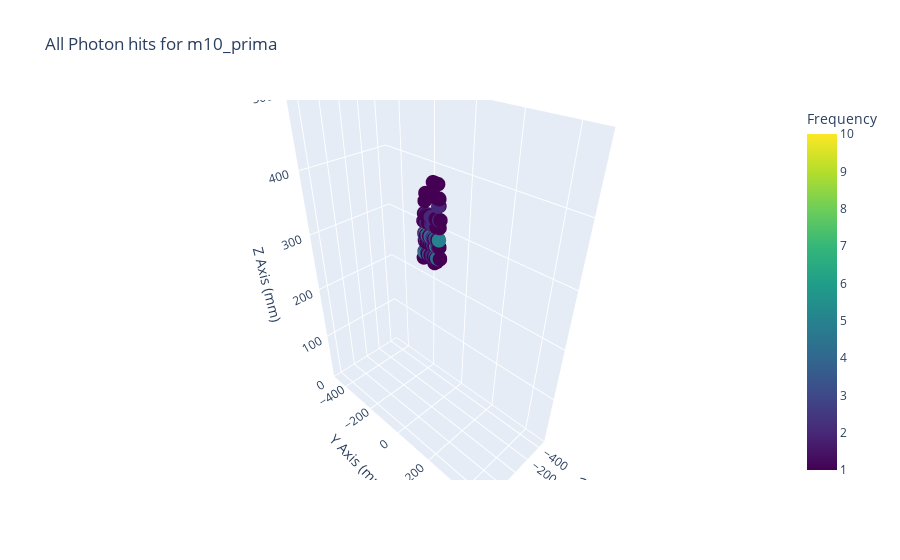
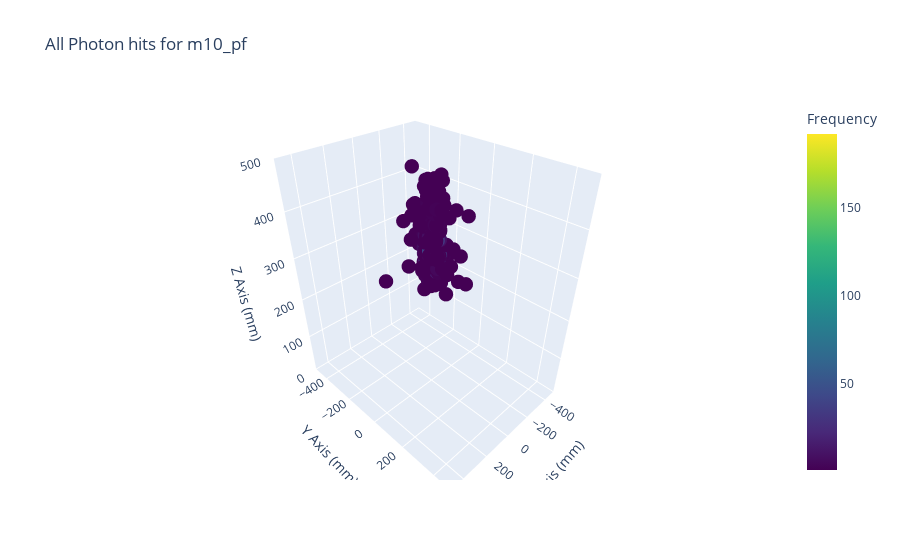
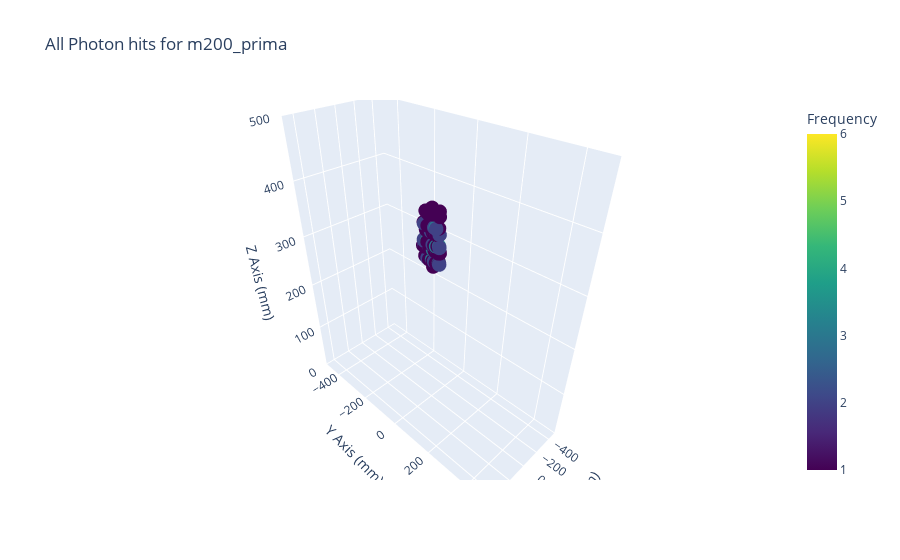
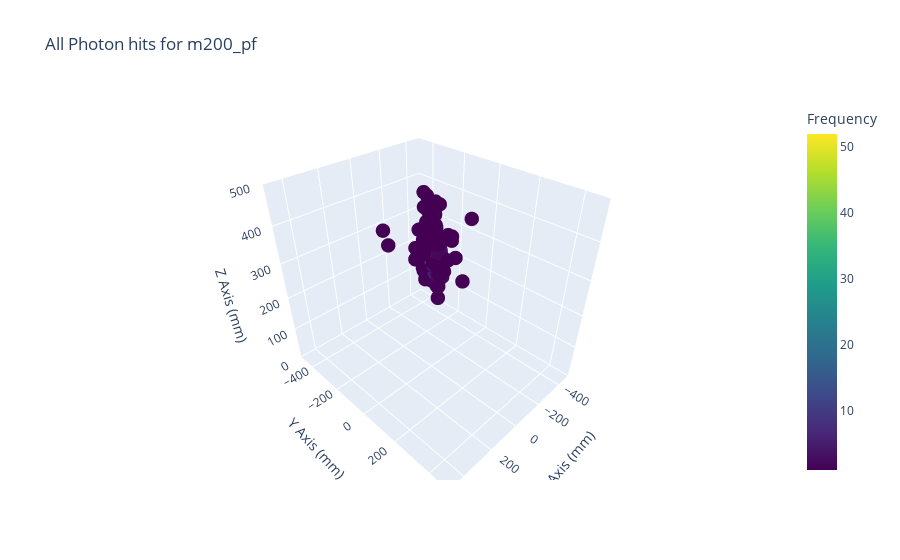

Notebook code cell kept with these figures, in order:
### Markdown cell above
## 3D visualization

### Code cell
for j, mass in enumerate(masses):

    for i, process in enumerate(processes):
   
        with uproot.open(f'ALP_m{mass}_{process}_ntuple_ecal.root') as f:
            events = f['Features'].arrays(library='np')

        all_xs = [hit for event in events['Xs'] for hit in event]
        all_ys = [hit for event in events['Ys'] for hit in event]
        all_zs = [hit for event in events['Zs'] for hit in event]
        
        photons_x = [hit for event in events['Xs'] for hit in event[:2]]
        photons_y = [hit for event in events['Ys'] for hit in event[:2]]
        photons_z = [hit for event in events['Zs'] for hit in event[:2]]

        data = np.vstack([all_xs, all_ys, all_zs]).T
        #data = np.vstack([photons_x, photons_y, photons_z]).T

        # Calculate the 3D histogram
        hist, edges = np.histogramdd(data, bins=100)

        # Get the center of each bin
        xedges, yedges, zedges = edges
        xbins = 0.5 * (xedges[:-1] + xedges[1:])
        ybins = 0.5 * (yedges[:-1] + yedges[1:])
        zbins = 0.5 * (zedges[:-1] + zedges[1:])

        # Create meshgrid
        xgrid, ygrid, zgrid = np.meshgrid(xbins, ybins, zbins, indexing='ij')

# Flatten the arrays
        xflat = xgrid.ravel()
        yflat = ygrid.ravel()
        zflat = zgrid.ravel()
        freq = hist.ravel()

        # Filter out zero frequencies for better visualization
        nonzero = freq > 0
        xflat = xflat[nonzero]
        yflat = yflat[nonzero]
        zflat = zflat[nonzero]
        freq = freq[nonzero]

        # Plot the interactive 3D scatter plot
        fig = go.Figure(data=[go.Scatter3d(
            x=xflat,
            y=yflat,
            z=zflat,
            mode='markers',
            marker=dict(
                size=5,
                color=freq,
                colorscale='Viridis',
                colorbar=dict(title='Frequency')
            )
        )])

        fig.update_layout(
            title=f'All Photon hits for m{mass}_{process}',
            scene=dict(
                xaxis=dict(title='X Axis (mm)', 
                           range=[-500, 500]
                           ),
                yaxis=dict(title='Y Axis (mm)', 
                           range=[-500, 500]
                           ),
                zaxis=dict(title='Z Axis (mm)', 
                           range=[0, 500]
                           )
            )
        )

        fig.show()

### Figure 1 — Plotly figure (JSON) as saved in the notebook; plotly's stock layout.template omitted (floating-point values rounded to 4 significant figures; data arrays with more than 128 entries replaced by an {"elided": "..."} marker saying what was removed)
{"data": [{"marker": {"color": {"elided": "158 int values"}, "colorbar": {"title": {"text": "Frequency"}}, "colorscale": [[0, "#440154"], [0.1111, "#482878"], [0.2222, "#3e4989"], [0.3333, "#31688e"], [0.4444, "#26828e"], [0.5556, "#1f9e89"], [0.6667, "#35b779"], [0.7778, "#6ece58"], [0.8889, "#b5de2b"], [1, "#fde725"]], "size": 5}, "mode": "markers", "type": "scatter3d", "x": {"elided": "158 float values"}, "y": {"elided": "158 float values"}, "z": {"elided": "158 float values"}}], "layout": {"scene": {"xaxis": {"range": [-500, 500], "title": {"text": "X Axis (mm)"}}, "yaxis": {"range": [-500, 500], "title": {"text": "Y Axis (mm)"}}, "zaxis": {"range": [0, 500], "title": {"text": "Z Axis (mm)"}}}, "title": {"text": "All Photon hits for m10_prima"}}}

### Figure 2 — Plotly figure (JSON) as saved in the notebook; plotly's stock layout.template omitted (floating-point values rounded to 4 significant figures; data arrays with more than 128 entries replaced by an {"elided": "..."} marker saying what was removed)
{"data": [{"marker": {"color": {"elided": "533 int values"}, "colorbar": {"title": {"text": "Frequency"}}, "colorscale": [[0, "#440154"], [0.1111, "#482878"], [0.2222, "#3e4989"], [0.3333, "#31688e"], [0.4444, "#26828e"], [0.5556, "#1f9e89"], [0.6667, "#35b779"], [0.7778, "#6ece58"], [0.8889, "#b5de2b"], [1, "#fde725"]], "size": 5}, "mode": "markers", "type": "scatter3d", "x": {"elided": "533 float values"}, "y": {"elided": "533 float values"}, "z": {"elided": "533 float values"}}], "layout": {"scene": {"xaxis": {"range": [-500, 500], "title": {"text": "X Axis (mm)"}}, "yaxis": {"range": [-500, 500], "title": {"text": "Y Axis (mm)"}}, "zaxis": {"range": [0, 500], "title": {"text": "Z Axis (mm)"}}}, "title": {"text": "All Photon hits for m10_pf"}}}

### Figure 3 — Plotly figure (JSON) as saved in the notebook; plotly's stock layout.template omitted (floating-point values rounded to 4 significant figures)
{"data": [{"marker": {"color": [1, 1, 1, 1, 1, 1, 1, 1, 1, 1, 1, 1, 4, 1, 1, 2, 1, 1, 1, 3, 1, 1, 3, 2, 1, 2, 1, 1, 3, 3, 1, 3, 1, 3, 5, 3, 1, 2, 1, 2, 6, 3, 3, 3, 1, 3, 3, 2, 2, 1, 1, 3, 1, 1, 2, 1, 1, 1, 1, 2, 1, 2, 3, 2, 2, 1, 2, 1, 2, 1, 1, 1, 2, 2, 2, 2, 1, 1, 1, 2, 1, 1, 1, 1, 1, 1, 1, 3, 1, 1, 1, 1, 1, 1, 2, 2, 1, 1, 1, 1, 1, 2, 1, 1, 1, 3, 2, 2, 2, 1, 1, 1, 1, 1], "colorbar": {"title": {"text": "Frequency"}}, "colorscale": [[0, "#440154"], [0.1111, "#482878"], [0.2222, "#3e4989"], [0.3333, "#31688e"], [0.4444, "#26828e"], [0.5556, "#1f9e89"], [0.6667, "#35b779"], [0.7778, "#6ece58"], [0.8889, "#b5de2b"], [1, "#fde725"]], "size": 5}, "mode": "markers", "type": "scatter3d", "x": [-19.08, -19.08, -12.22, -12.22, -12.22, -12.22, -12.22, -12.22, -12.22, -12.22, -12.22, -12.22, -12.22, -12.22, -9.692, -9.692, -9.692, -9.692, -9.692, -9.692, -9.692, -9.692, -9.692, -9.692, -9.692, -4.635, -4.635, -4.635, -4.635, -4.635, -4.635, -4.635, -4.635, -4.635, -4.635, -4.635, -4.635, -4.635, -4.635, -4.635, -4.635, -4.635, -4.635, -4.635, -4.635, -4.635, -4.635, -2.468, -2.468, -2.468, -2.468, -2.468, -2.468, -2.468, -2.468, -2.468, -2.468, -2.468, -2.468, -2.468, -2.468, -2.468, -2.468, -2.468, 2.589, 2.589, 2.589, 2.589, 2.589, 2.589, 2.589, 2.589, 2.589, 2.589, 2.589, 2.589, 2.589, 2.589, 2.589, 2.589, 2.589, 4.756, 4.756, 4.756, 4.756, 4.756, 4.756, 4.756, 4.756, 4.756, 4.756, 4.756, 4.756, 4.756, 9.812, 9.812, 9.812, 9.812, 9.812, 9.812, 9.812, 9.812, 9.812, 9.812, 9.812, 9.812, 9.812, 9.812, 9.812, 11.98, 11.98, 11.98, 11.98, 16.67], "y": [-25.44, 17.1, -37.95, -37.95, -29.61, -29.61, -29.61, -12.93, 12.93, 12.93, 21.27, 29.61, 29.61, 29.61, -41.29, -33.78, -33.78, -8.758, -0.4171, 17.1, 17.1, 25.44, 25.44, 33.78, 33.78, -41.29, -41.29, -33.78, -33.78, -25.44, -17.1, -8.758, -8.758, -0.4171, -0.4171, -0.4171, -0.4171, 8.758, 8.758, 17.1, 17.1, 17.1, 25.44, 25.44, 25.44, 33.78, 33.78, -37.95, -29.61, -29.61, -20.44, -12.93, -12.93, -4.588, -4.588, -4.588, 4.588, 4.588, 12.93, 12.93, 21.27, 21.27, 29.61, 37.95, -37.95, -37.95, -20.44, -20.44, -12.93, -4.588, -4.588, -4.588, 12.93, 12.93, 12.93, 21.27, 21.27, 29.61, 37.95, 37.95, 37.95, -41.29, -25.44, -17.1, -17.1, -8.758, -8.758, 8.758, 8.758, 17.1, 17.1, 25.44, 33.78, 41.29, -33.78, -33.78, -8.758, -8.758, -0.4171, -0.4171, 8.758, 8.758, 8.758, 17.1, 25.44, 25.44, 25.44, 41.29, 41.29, -29.61, -12.93, 12.93, 37.95, -12.93], "z": [336.3, 365.4, 307.3, 336.3, 307.3, 336.3, 365.4, 336.3, 307.3, 336.3, 336.3, 307.3, 336.3, 365.4, 326.7, 326.7, 384.7, 326.7, 326.7, 326.7, 355.7, 326.7, 355.7, 355.7, 384.7, 336.3, 365.4, 336.3, 365.4, 336.3, 336.3, 336.3, 365.4, 307.3, 336.3, 365.4, 394.4, 307.3, 336.3, 307.3, 336.3, 365.4, 307.3, 336.3, 365.4, 307.3, 336.3, 326.7, 326.7, 355.7, 384.7, 326.7, 384.7, 326.7, 355.7, 384.7, 355.7, 384.7, 326.7, 355.7, 326.7, 355.7, 326.7, 326.7, 336.3, 365.4, 307.3, 336.3, 365.4, 307.3, 336.3, 365.4, 307.3, 336.3, 365.4, 307.3, 336.3, 336.3, 307.3, 336.3, 394.4, 326.7, 355.7, 326.7, 355.7, 326.7, 355.7, 326.7, 355.7, 326.7, 355.7, 355.7, 326.7, 326.7, 336.3, 365.4, 307.3, 336.3, 336.3, 365.4, 307.3, 336.3, 365.4, 336.3, 307.3, 336.3, 365.4, 307.3, 336.3, 326.7, 384.7, 298.6, 326.7, 365.4]}], "layout": {"scene": {"xaxis": {"range": [-500, 500], "title": {"text": "X Axis (mm)"}}, "yaxis": {"range": [-500, 500], "title": {"text": "Y Axis (mm)"}}, "zaxis": {"range": [0, 500], "title": {"text": "Z Axis (mm)"}}}, "title": {"text": "All Photon hits for m200_prima"}}}

### Figure 4 — Plotly figure (JSON) as saved in the notebook; plotly's stock layout.template omitted (floating-point values rounded to 4 significant figures; data arrays with more than 128 entries replaced by an {"elided": "..."} marker saying what was removed)
{"data": [{"marker": {"color": {"elided": "447 int values"}, "colorbar": {"title": {"text": "Frequency"}}, "colorscale": [[0, "#440154"], [0.1111, "#482878"], [0.2222, "#3e4989"], [0.3333, "#31688e"], [0.4444, "#26828e"], [0.5556, "#1f9e89"], [0.6667, "#35b779"], [0.7778, "#6ece58"], [0.8889, "#b5de2b"], [1, "#fde725"]], "size": 5}, "mode": "markers", "type": "scatter3d", "x": {"elided": "447 float values"}, "y": {"elided": "447 float values"}, "z": {"elided": "447 float values"}}], "layout": {"scene": {"xaxis": {"range": [-500, 500], "title": {"text": "X Axis (mm)"}}, "yaxis": {"range": [-500, 500], "title": {"text": "Y Axis (mm)"}}, "zaxis": {"range": [0, 500], "title": {"text": "Z Axis (mm)"}}}, "title": {"text": "All Photon hits for m200_pf"}}}
